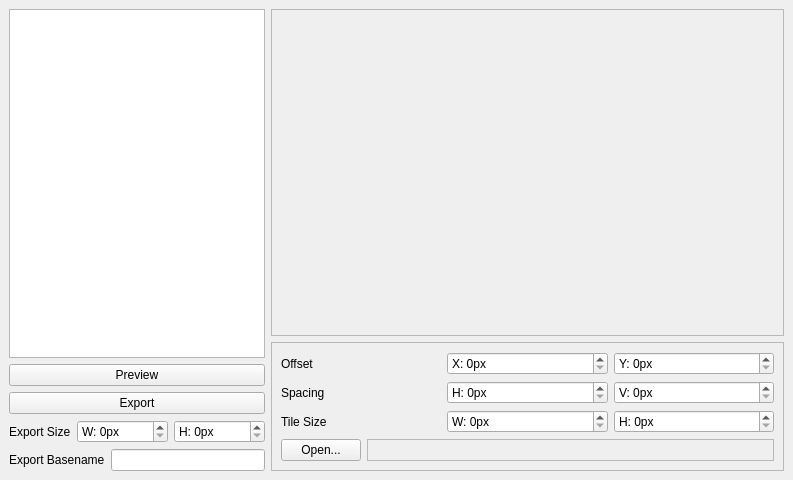
<?xml version="1.0" encoding="UTF-8"?>
<ui version="4.0">
 <class>UITilesRipper</class>
 <widget class="QMainWindow" name="UITilesRipper">
  <property name="geometry">
   <rect>
    <x>0</x>
    <y>0</y>
    <width>793</width>
    <height>480</height>
   </rect>
  </property>
  <property name="windowTitle">
   <string>My Form Class</string>
  </property>
  <widget class="QWidget" name="centralwidget">
   <layout class="QGridLayout" name="gridLayout">
    <item row="0" column="0" rowspan="2">
     <layout class="QVBoxLayout" name="verticalLayout_2">
      <item>
       <widget class="QListWidget" name="lwTiles">
        <property name="sizePolicy">
         <sizepolicy hsizetype="Maximum" vsizetype="Expanding">
          <horstretch>0</horstretch>
          <verstretch>0</verstretch>
         </sizepolicy>
        </property>
        <property name="movement">
         <enum>QListView::Snap</enum>
        </property>
        <property name="flow">
         <enum>QListView::LeftToRight</enum>
        </property>
        <property name="viewMode">
         <enum>QListView::IconMode</enum>
        </property>
       </widget>
      </item>
      <item>
       <widget class="QPushButton" name="pbPreview">
        <property name="sizePolicy">
         <sizepolicy hsizetype="Preferred" vsizetype="Fixed">
          <horstretch>0</horstretch>
          <verstretch>0</verstretch>
         </sizepolicy>
        </property>
        <property name="text">
         <string>Preview</string>
        </property>
       </widget>
      </item>
      <item>
       <widget class="QPushButton" name="pbExport">
        <property name="sizePolicy">
         <sizepolicy hsizetype="Preferred" vsizetype="Fixed">
          <horstretch>0</horstretch>
          <verstretch>0</verstretch>
         </sizepolicy>
        </property>
        <property name="text">
         <string>Export</string>
        </property>
       </widget>
      </item>
      <item>
       <layout class="QHBoxLayout" name="horizontalLayout_2">
        <item>
         <widget class="QLabel" name="lExportSize">
          <property name="sizePolicy">
           <sizepolicy hsizetype="Maximum" vsizetype="Preferred">
            <horstretch>0</horstretch>
            <verstretch>0</verstretch>
           </sizepolicy>
          </property>
          <property name="text">
           <string>Export Size</string>
          </property>
         </widget>
        </item>
        <item>
         <widget class="QSpinBox" name="sbExportWidth">
          <property name="suffix">
           <string>px</string>
          </property>
          <property name="prefix">
           <string>W: </string>
          </property>
          <property name="maximum">
           <number>1024</number>
          </property>
         </widget>
        </item>
        <item>
         <widget class="QSpinBox" name="sbExportHeight">
          <property name="suffix">
           <string>px</string>
          </property>
          <property name="prefix">
           <string>H: </string>
          </property>
          <property name="maximum">
           <number>1024</number>
          </property>
         </widget>
        </item>
       </layout>
      </item>
      <item>
       <layout class="QHBoxLayout" name="horizontalLayout_5">
        <item>
         <widget class="QLabel" name="lExportBaseName">
          <property name="sizePolicy">
           <sizepolicy hsizetype="Maximum" vsizetype="Preferred">
            <horstretch>0</horstretch>
            <verstretch>0</verstretch>
           </sizepolicy>
          </property>
          <property name="text">
           <string>Export Basename</string>
          </property>
         </widget>
        </item>
        <item>
         <widget class="QLineEdit" name="leExportBaseName">
          <property name="sizePolicy">
           <sizepolicy hsizetype="Preferred" vsizetype="Fixed">
            <horstretch>0</horstretch>
            <verstretch>0</verstretch>
           </sizepolicy>
          </property>
         </widget>
        </item>
       </layout>
      </item>
     </layout>
    </item>
    <item row="0" column="1">
     <widget class="QScrollArea" name="saTilesSet">
      <property name="sizePolicy">
       <sizepolicy hsizetype="Expanding" vsizetype="Expanding">
        <horstretch>0</horstretch>
        <verstretch>0</verstretch>
       </sizepolicy>
      </property>
      <property name="widgetResizable">
       <bool>true</bool>
      </property>
      <widget class="QWidget" name="scrollAreaWidgetContents">
       <property name="geometry">
        <rect>
         <x>0</x>
         <y>0</y>
         <width>517</width>
         <height>335</height>
        </rect>
       </property>
       <layout class="QVBoxLayout" name="verticalLayout">
        <property name="spacing">
         <number>0</number>
        </property>
        <property name="leftMargin">
         <number>0</number>
        </property>
        <property name="topMargin">
         <number>0</number>
        </property>
        <property name="bottomMargin">
         <number>0</number>
        </property>
        <item>
         <widget class="TilesRipperPreview" name="trpPreview">
          <property name="alignment">
           <set>Qt::AlignLeading|Qt::AlignLeft|Qt::AlignTop</set>
          </property>
         </widget>
        </item>
       </layout>
      </widget>
     </widget>
    </item>
    <item row="1" column="1">
     <widget class="QFrame" name="fInformations">
      <property name="sizePolicy">
       <sizepolicy hsizetype="Expanding" vsizetype="Preferred">
        <horstretch>0</horstretch>
        <verstretch>0</verstretch>
       </sizepolicy>
      </property>
      <property name="frameShape">
       <enum>QFrame::StyledPanel</enum>
      </property>
      <property name="frameShadow">
       <enum>QFrame::Raised</enum>
      </property>
      <layout class="QGridLayout" name="gridLayout_2">
       <item row="0" column="0">
        <widget class="QLabel" name="lOffset">
         <property name="text">
          <string>Offset</string>
         </property>
        </widget>
       </item>
       <item row="0" column="1">
        <widget class="QSpinBox" name="sbXOffset">
         <property name="suffix">
          <string>px</string>
         </property>
         <property name="prefix">
          <string>X: </string>
         </property>
         <property name="maximum">
          <number>1024</number>
         </property>
        </widget>
       </item>
       <item row="0" column="2">
        <widget class="QSpinBox" name="sbYOffset">
         <property name="suffix">
          <string>px</string>
         </property>
         <property name="prefix">
          <string>Y: </string>
         </property>
         <property name="maximum">
          <number>1024</number>
         </property>
        </widget>
       </item>
       <item row="1" column="0">
        <widget class="QLabel" name="lSpacing">
         <property name="text">
          <string>Spacing</string>
         </property>
        </widget>
       </item>
       <item row="1" column="1">
        <widget class="QSpinBox" name="sbHSpacing">
         <property name="suffix">
          <string>px</string>
         </property>
         <property name="prefix">
          <string>H: </string>
         </property>
         <property name="maximum">
          <number>1024</number>
         </property>
        </widget>
       </item>
       <item row="1" column="2">
        <widget class="QSpinBox" name="sbVSpacing">
         <property name="suffix">
          <string>px</string>
         </property>
         <property name="prefix">
          <string>V: </string>
         </property>
         <property name="maximum">
          <number>1024</number>
         </property>
        </widget>
       </item>
       <item row="2" column="0">
        <widget class="QLabel" name="lTileSize">
         <property name="text">
          <string>Tile Size</string>
         </property>
        </widget>
       </item>
       <item row="2" column="1">
        <widget class="QSpinBox" name="sbTileWidth">
         <property name="suffix">
          <string>px</string>
         </property>
         <property name="prefix">
          <string>W: </string>
         </property>
         <property name="maximum">
          <number>1024</number>
         </property>
        </widget>
       </item>
       <item row="2" column="2">
        <widget class="QSpinBox" name="sbTileHeight">
         <property name="suffix">
          <string>px</string>
         </property>
         <property name="prefix">
          <string>H: </string>
         </property>
         <property name="maximum">
          <number>1024</number>
         </property>
        </widget>
       </item>
       <item row="3" column="0" colspan="3">
        <layout class="QHBoxLayout" name="horizontalLayout">
         <item>
          <widget class="QPushButton" name="pbOpen">
           <property name="sizePolicy">
            <sizepolicy hsizetype="Maximum" vsizetype="Fixed">
             <horstretch>0</horstretch>
             <verstretch>0</verstretch>
            </sizepolicy>
           </property>
           <property name="text">
            <string>Open...</string>
           </property>
          </widget>
         </item>
         <item>
          <widget class="QLabel" name="lFileName">
           <property name="frameShape">
            <enum>QFrame::StyledPanel</enum>
           </property>
          </widget>
         </item>
        </layout>
       </item>
      </layout>
     </widget>
    </item>
   </layout>
  </widget>
 </widget>
 <customwidgets>
  <customwidget>
   <class>TilesRipperPreview</class>
   <extends>QLabel</extends>
   <header location="global">TilesRipperPreview.h</header>
  </customwidget>
 </customwidgets>
 <resources/>
 <connections/>
</ui>
